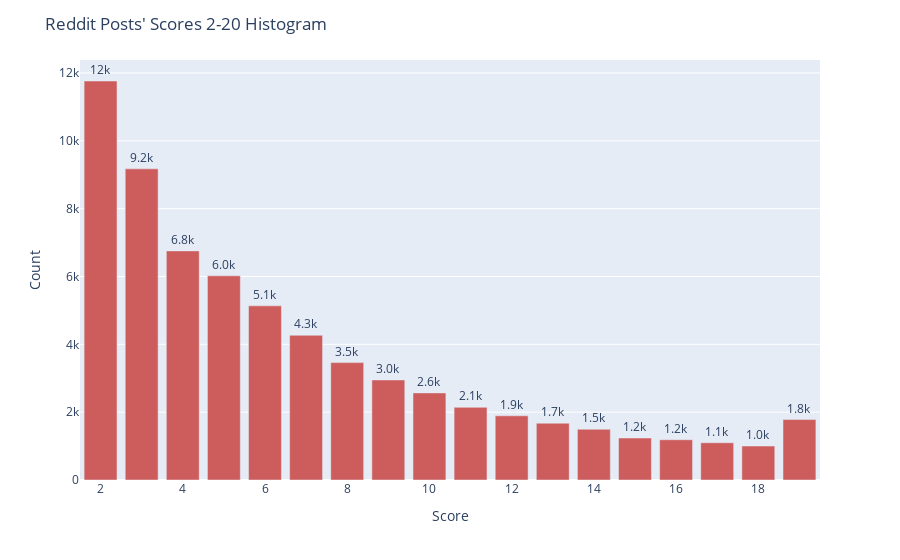

The notebook cell saved with this chart:
### Code cell
import plotly.express as px
counts, bins = np.histogram(df_redadj.score, bins=range(2, 21, 1))
fig = px.bar(y=counts, x=bins[:-1], color_discrete_sequence=['indianred'])
fig.update_traces(texttemplate='%{y:.2s}', textposition='outside')
# fig.update_layout(uniformtext_minsize=8, uniformtext_mode='hide')
fig.update_layout(
    xaxis_title="Score",
    yaxis_title="Count",
    title="Reddit Posts' Scores 2-20 Histogram"
)
fig.show()

### Figure 1 — Plotly figure (JSON) as saved in the notebook; plotly's stock layout.template omitted (floating-point values rounded to 4 significant figures)
{"data": [{"alignmentgroup": "True", "hovertemplate": "x=%{x}<br>y=%{y}<extra></extra>", "legendgroup": "", "marker": {"color": "indianred", "pattern": {"shape": ""}}, "name": "", "offsetgroup": "", "orientation": "v", "showlegend": false, "textposition": "outside", "x": [2, 3, 4, 5, 6, 7, 8, 9, 10, 11, 12, 13, 14, 15, 16, 17, 18, 19], "xaxis": "x", "y": [11764, 9174, 6755, 6020, 5134, 4267, 3461, 2950, 2568, 2143, 1893, 1675, 1495, 1238, 1187, 1098, 1002, 1781], "yaxis": "y", "type": "bar", "texttemplate": "%{y:.2s}"}], "layout": {"xaxis": {"anchor": "y", "domain": [0.0, 1.0], "title": {"text": "Score"}}, "yaxis": {"anchor": "x", "domain": [0.0, 1.0], "title": {"text": "Count"}}, "legend": {"tracegroupgap": 0}, "margin": {"t": 60}, "barmode": "relative", "title": {"text": "Reddit Posts' Scores 2-20 Histogram"}}}
